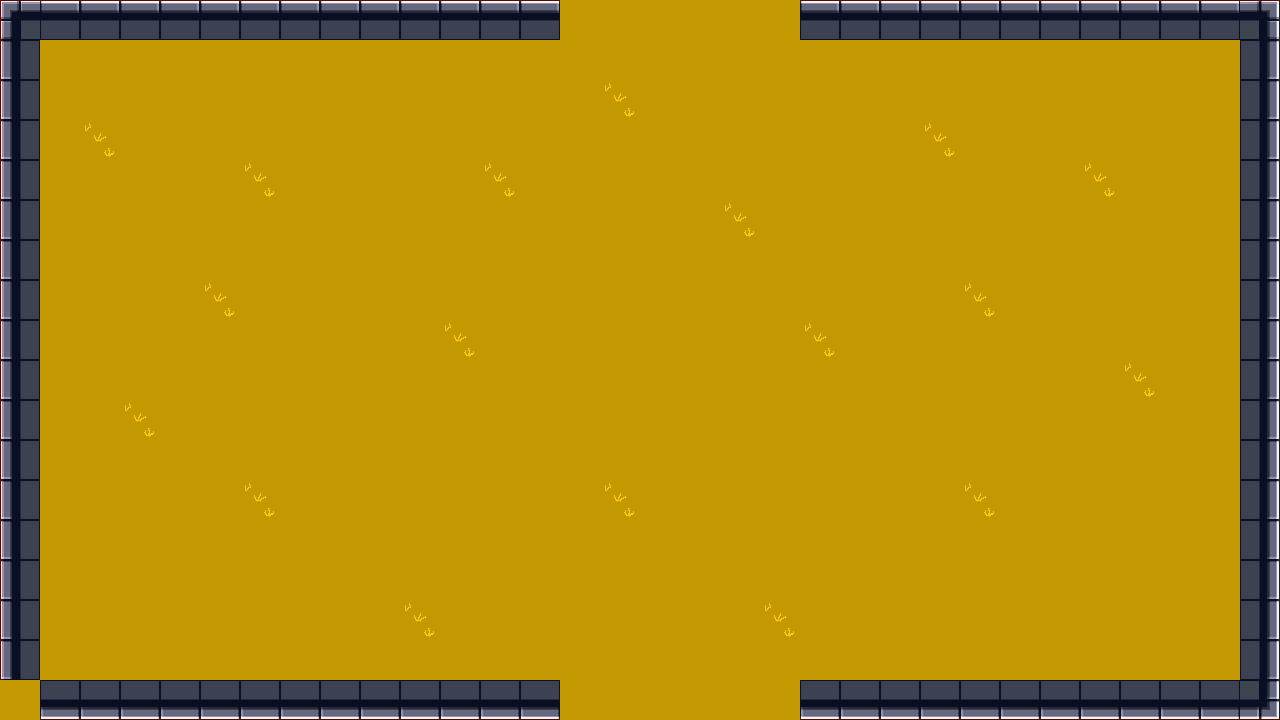

The image is a tile-based game level rendered from a .tmx file. Its description and source (layers, tilesets, objects; grid data summarised) follow:
An orthogonal 32x18 tile map with 40x40 px tiles, 1 tile layer (base map), 1 hidden layer not drawn.

<map version="1.0" orientation="orthogonal" width="32" height="18" tilewidth="40" tileheight="40">
 <tileset firstgid="1" source="tileset.tsx" />
 <layer name="base map" width="32" height="18">
  <data>[576 cells, 576 non-empty, 9 distinct tile ids]</data>
 </layer>
 <layer name="collision" width="32" height="18" visible="0">
  <data>[576 cells, 84 non-empty, 8 distinct tile ids]</data>
 </layer>
</map>
